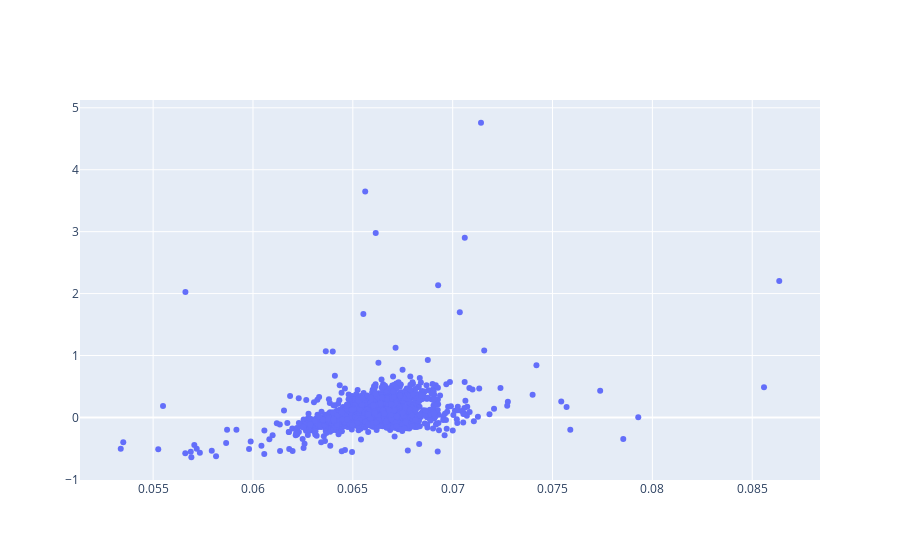

Here is the notebook cell this chart was saved with:
### Code cell
l = loss(net(features), labels)
print(f'epoch {epoch + 1}, loss {l:f}')
import plotly.graph_objects as go
net.train(False)
y_ = net(features)
x = y_.flatten().detach()
y = labels.flatten().detach()
fig = go.Figure()
# fig.add_trace(go.Scatter(x = features.flatten(), y=labels.flatten(), mode='markers'))
# fig.add_trace(go.Scatter(x = features.flatten(), y= x))
fig.add_trace(go.Scatter(x = x, y=y, mode='markers'))

# 显示图表
fig.show()

### Figure 1 — Plotly figure (JSON) as saved in the notebook; plotly's stock layout.template omitted (floating-point values rounded to 4 significant figures; data arrays with more than 128 entries replaced by an {"elided": "..."} marker saying what was removed)
{"data": [{"mode": "markers", "type": "scatter", "x": {"elided": "1683 float values"}, "y": {"elided": "1683 float values"}}], "layout": {}}
